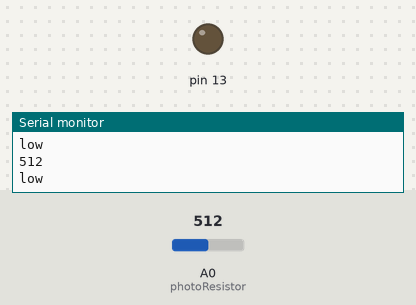
A sketch run on a simulated Arduino Uno, built with avr-gcc and run on an emulated ATmega328P. On the bench: output pins drawn as LEDs (lit = HIGH), the last lines printed to the serial monitor. The inputs (shaded band) are chosen by the test bench; at power-on: A0 (photoResistor) = 512.

Above: at 1.2 s.
1.3 s: A0 (photoResistor) set to 915
2.8 s: A0 (photoResistor) set to 936
At 3.6 s:
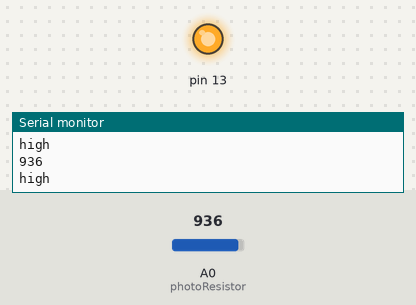
4.5 s: A0 (photoResistor) set to 900
At 4.8 s:
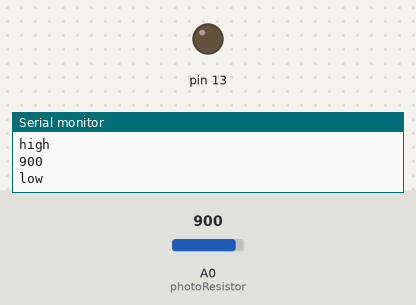
6.0 s: A0 (photoResistor) set to 935
At 7.2 s:
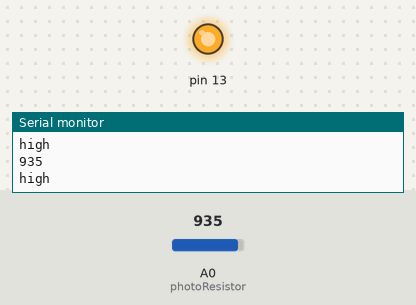
Timing chart, 0 to 8.5 s (numbered marks = the images above; inputs shaded):
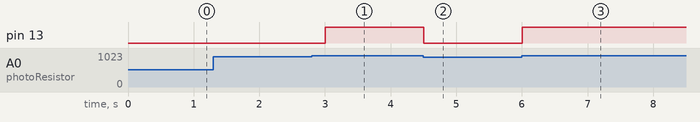

The sketch:

photosensor.ino
```cpp
/*
A resistor (10K) and photoresistor are connected in series. +5V
goes to resistor, ground goes to photoresistor, the junction where
the resistor and photoresistor meets goes to analog 0. Digital 13
is used for the LED.
*/


int photoResistor = 0;  //define a pin for Photo resistor
int threshold = 925;

void setup(){
    Serial.begin(9600);  //Begin serial communcation
    pinMode(13, OUTPUT);

}

void loop(){
    Serial.println(analogRead(photoResistor));


    if(analogRead(photoResistor) > threshold ){
        digitalWrite(13, HIGH);
        Serial.println("high");
    }else{
        digitalWrite(13, LOW);
        Serial.println("low");
    }

    delay(500);
}
```

Measured:
- the behaviour switches between 925 and 926 on A0 (photoResistor) (found by bisection; images 0 and 1)
- after the input at 2.8 s, pin 13: LOW → HIGH after 0.20 s
- after the input at 4.5 s, pin 13: HIGH → LOW at once
- after the input at 6.0 s, pin 13: LOW → HIGH at once
